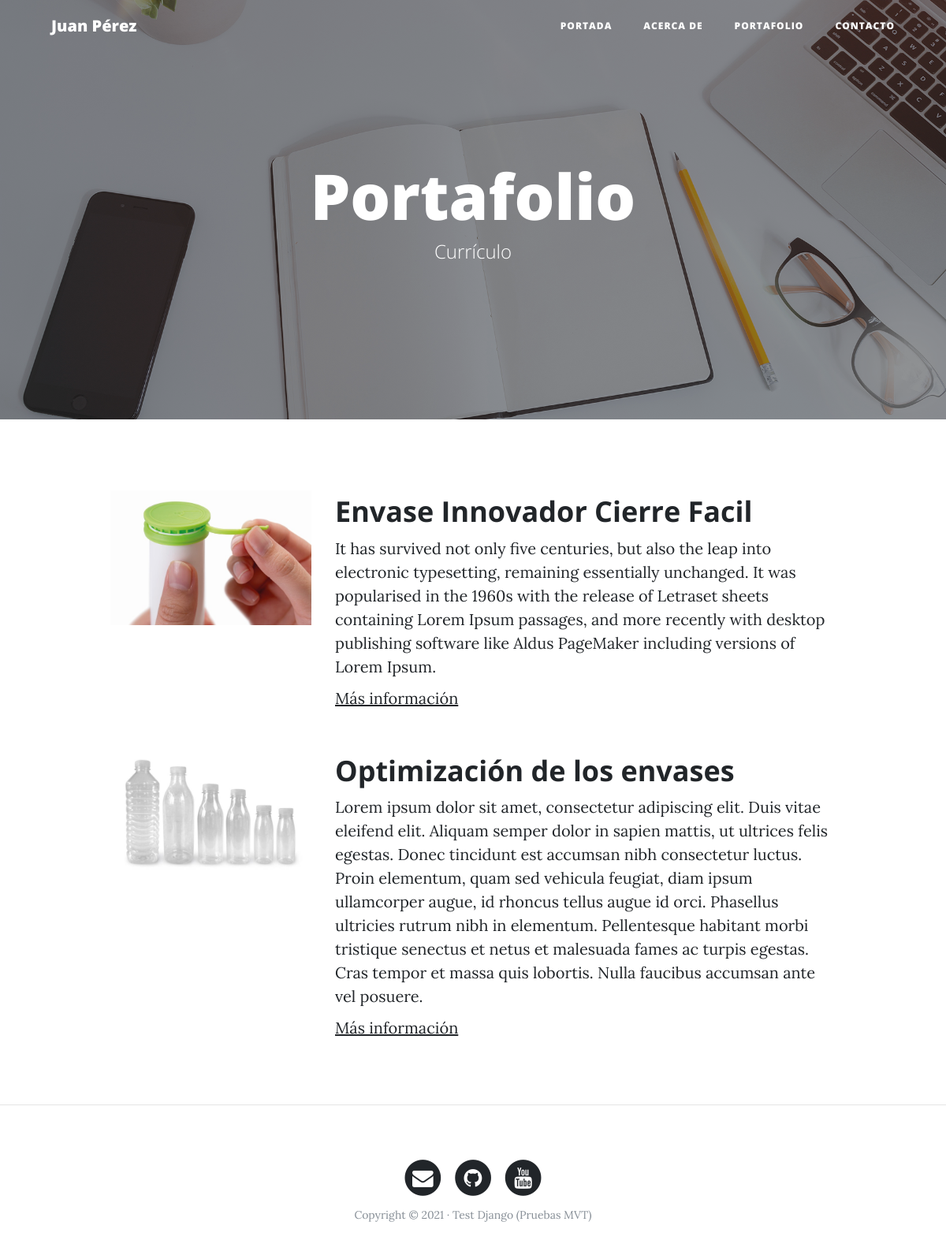
The page /portfolio/ on the database its author committed.
### portfolio/models.py (models this page shows, shortened)
class Project(models.Model):
    tittle = models.CharField(max_length=200, verbose_name="Título")
    description = models.TextField(verbose_name="Descripción")
    image = models.ImageField(verbose_name="Imagen", upload_to="projects")
    link = models.URLField(verbose_name="Dirección Web", null=True, blank=True)
    created = models.DateTimeField(auto_now_add=True, verbose_name="Fecha de Creación")
    updated = models.DateTimeField(auto_now=True, verbose_name="Fecha de Edición")
    class Meta:
        verbose_name = "proyecto"
        verbose_name_plural = "proyectos"
        ordering = ["-created"]

### portfolio/views.py (the view)
# urls.py: path('portfolio/', portfolio_views.portfolio, name="portfolio"),
def portfolio(request):
    projects = Project.objects.all()
    return render(request, "portfolio/portfolio.html", {'projects':projects})

### portfolio/templates/portfolio/portfolio.html (shortened to what this page needs)
{% extends 'core/base.html' %}
{% block background %}{% load static %}{% static 'core/img/portfolio-bg.jpg' %}{% endblock %}
{% block headers %}
<h1>Portafolio</h1>
<span class="subheading">Currículo</span>
{% endblock %}
{% block content %}
    {% for project in projects %}
        <div class="row project">
            <div class="col-lg-3 col-md-4 offset-lg-1">
                <img class="img-fluid" src="{{project.image.url}}" alt="">
            </div>
            <div class="col-lg-7 col-md-8">
                <h2 class="section-heading title">{{project.tittle}}</h2>
                <p>{{project.description}}</p>
                {% if project.link %}
                    <p><a href="{{project.link}}">Más información</a></p>
                {% endif %}
            </div>
        </div>
    {% endfor %}
{% endblock %}

### core/templates/core/base.html (shortened to what this page needs)
<!DOCTYPE html>
<html lang="es">
  <head>
    {% load static %}
    <link href="{% static 'core/vendor/bootstrap/css/bootstrap.min.css' %}" rel="stylesheet">
    <link href="{% static 'core/vendor/font-awesome/css/font-awesome.min.css' %}" rel="stylesheet" type="text/css">
    <link href="{% static 'core/css/clean-blog.min.css' %}" rel="stylesheet">
  </head>
  <body>
    <nav class="navbar navbar-expand-lg navbar-light fixed-top" id="mainNav">
      <div class="container">
        <a class="navbar-brand" href="{% url 'home' %}">Juan Pérez</a>
        <div class="collapse navbar-collapse" id="navbarResponsive">
          <ul class="navbar-nav ml-auto">
            <li class="nav-item">
              <a class="nav-link" href="{% url 'home' %}">Portada</a>
            </li>
            <li class="nav-item">
              <a class="nav-link" href="{% url 'about' %}">Acerca de</a>
            </li>
            <li class="nav-item">
              <a class="nav-link" href="{% url 'portfolio' %}">Portafolio</a>
            </li>
            <li class="nav-item">
              <a class="nav-link" href="{% url 'contact' %}">Contacto</a>
            </li>
          </ul>
        </div>
      </div>
    </nav>
    <header class="masthead" style="background-image: url('{% block background %}{% endblock %}')">
      <div class="overlay"></div>
      <div class="container">
        <div class="row">
          <div class="col-lg-8 col-md-10 mx-auto">
            <div class="site-heading">
              {% block headers %}{% endblock %}
            </div>
          </div>
        </div>
      </div>
    </header>
    <div class="container">
      {% block content %}{% endblock %}
    </div>
    {% if request.path != "/" %}<hr>{% endif %}
    <footer>
      <div class="container">
        <div class="row">
          <div class="col-lg-8 col-md-10 mx-auto">
            <ul class="list-inline text-center">
              <li class="list-inline-item">
                <a href="#">
                  <span class="fa-stack fa-lg">
                    <i class="fa fa-circle fa-stack-2x"></i>
                    <i class="fa fa-envelope fa-stack-1x fa-inverse"></i>
                  </span>
                </a>
              </li>
              <li class="list-inline-item">
                <a href="#">
                  <span class="fa-stack fa-lg">
                    <i class="fa fa-circle fa-stack-2x"></i>
                    <i class="fa fa-github fa-stack-1x fa-inverse"></i>
                  </span>
                </a>
              </li>
              <li class="list-inline-item">
                <a href="#">
                  <span class="fa-stack fa-lg">
                    <i class="fa fa-circle fa-stack-2x"></i>
                    <i class="fa fa-youtube fa-stack-1x fa-inverse"></i>
                  </span>
                </a>
              </li>
            </ul>
            <p class="copyright text-muted">Copyright &copy; 2021 · Test Django (Pruebas MVT) </p>
          </div>
        </div>
      </div>
    </footer>
  </body>
</html>

### rows shown on the page
Project: image (picture), tittle "Envase Innovador Cierre Facil", description "It has survived not only five centuries, but also the leap into electronic typesetting, remaining essentially unchanged. It was popularised in the 1960s with the release of Letraset sheets containing Lorem Ipsum passages, and more recently with desktop publishing software like Aldus PageMaker including versions of Lorem Ipsum."
Project: image (picture), tittle "Optimización de los envases", description "Lorem ipsum dolor sit amet, consectetur adipiscing elit. Duis vitae eleifend elit. Aliquam semper dolor in sapien mattis, ut ultrices felis egestas. Donec tincidunt est accumsan nibh consectetur luctus. Proin elementum, quam sed vehicula feugiat, diam ipsum ullamcorper augue, id rhoncus tellus augue id orci. Phasellus ultricies rutrum nibh in elementum. Pellentesque habitant morbi tristique senectus et netus et malesuada fames ac turpis egestas. Cras tempor et massa quis lobortis. Nulla faucibus accumsan ante vel posuere."
